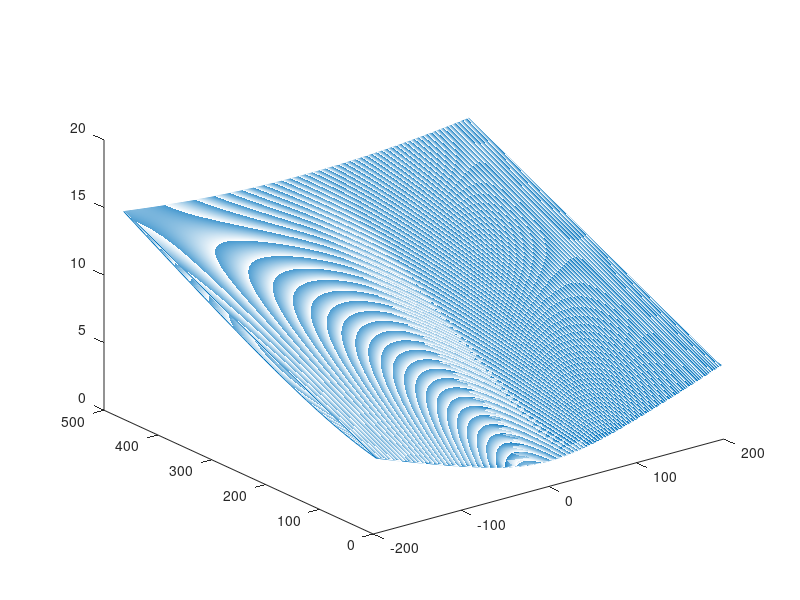
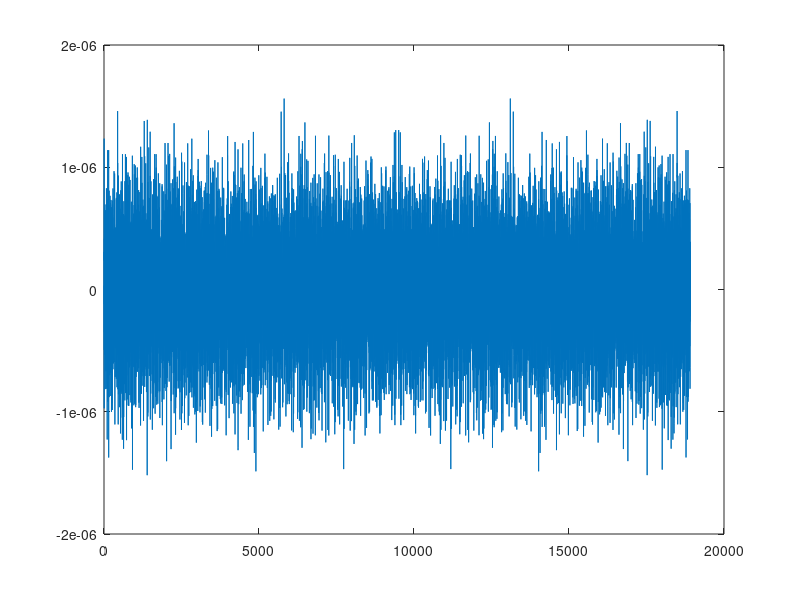

Write MATLAB code to recreate these figures, in order.
clear ; close all; clc
sonarmap = importdata('sonarmap.mat');

A=[];
b=[];

xarr = [];
yarr = [];
rarr = [];
tarr = [];

rejectcount = 0;
for i=1:size(sonarmap,1),
    
    rejectcount = rejectcount+1;
    if rejectcount<10,
        continue
    end
    if rejectcount==10,
        rejectcount = 0;
    end
    
    x = sonarmap(i,1) - 196;
    y = 479 - sonarmap(i,2);
    r = sonarmap(i,3);
    t = cosd(sonarmap(i,4));
    
    xarr = [xarr x];
    yarr = [yarr y];
    rarr = [rarr r];
    tarr = [tarr t];
    
    A=[
     A;
     x.^2 x*y y.^2 x y 1
     %x.^2 y.^2
    ];

    b=[
     b;
     r.^2
    ];

    %Ax^2+Bxy+Cy^2+Dx+Ey+F=0 

end;

estimated=(A'*A)\(A'*b);

% Compute Error
rejectcount = 0;
recompute = sqrt(A*estimated);
errdata = [];
m = 0;
for i=1:size(sonarmap,1),
    
    rejectcount = rejectcount+1;
    if rejectcount<10,
        continue
    end
    if rejectcount==10,
        rejectcount = 0;
        m = m + 1;
    end
    
    x = sonarmap(i,1) - 196;
    y = 479 - sonarmap(i,2);
    r = sonarmap(i,3);
    
    err = recompute(m) - r;
    errdata = [errdata err]; 
end

figure(1);
plot3(xarr,yarr,rarr)
figure(2);
plot(errdata)
norm(errdata).^2
% [U,S,V]=svd(A);
% s=diag(S);
% disp('singular values:'), disp(s')
% bt=U'*b;
% y=bt(1:12)./s;
% x=V*y;